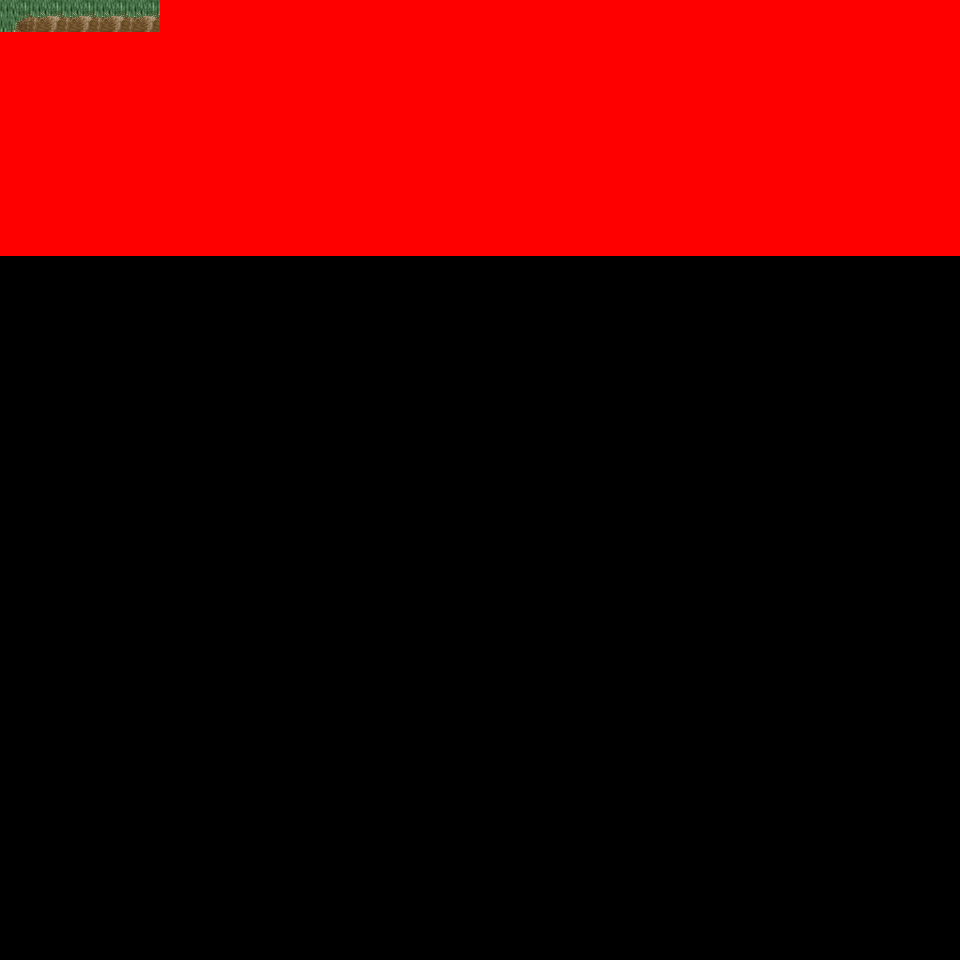

This game map was drawn from its Tiled (.tmx) file and the tilesets committed beside it. A one-line description and the trimmed map source follow:
An orthogonal 30x30 tile map with 32x32 px tiles, 6 tile layers (Ground, Object, Object2, Above, ...), 14 tilesets and 4 objects (4x mapExit).

<map version="1.0" orientation="orthogonal" renderorder="right-down" width="30" height="30" tilewidth="32" tileheight="32" nextobjectid="5">
  <tileset firstgid="1" name="tileset_logic_collision" tilewidth="32" tileheight="32" tilecount="1" columns="1">
    <image source="../drawable/tileset_logic_collision.png" width="32" height="32" />
  </tileset>
  <tileset firstgid="2" name="tileset_ground_ground" tilewidth="32" tileheight="32" tilecount="33" columns="3">
    <image source="../drawable/tileset_ground_ground.png" width="96" height="352" />
  </tileset>
  <tileset firstgid="35" name="tileset_ground_ridge_earth_pale" tilewidth="32" tileheight="32" tilecount="96" columns="12">
    <image source="../drawable/tileset_ground_ridge_earth_pale.png" width="384" height="256" />
  </tileset>
  <tileset firstgid="131" name="tileset_ground_ridge_earth_dark" tilewidth="32" tileheight="32" tilecount="96" columns="12">
    <image source="../drawable/tileset_ground_ridge_earth_dark.png" width="384" height="256" />
  </tileset>
  <tileset firstgid="227" name="tileset_terrain_desert" tilewidth="32" tileheight="32" tilecount="88" columns="8">
    <image source="../drawable/tileset_terrain_desert.png" width="256" height="352" />
  </tileset>
  <tileset firstgid="315" name="tileset_plant_tree_tree_darkgreen" tilewidth="32" tileheight="32" tilecount="88" columns="8">
    <image source="../drawable/tileset_plant_tree_tree_darkgreen.png" width="256" height="352" />
  </tileset>
  <tileset firstgid="403" name="tileset_building_tan_building" tilewidth="32" tileheight="32" tilecount="24" columns="4">
    <image source="../drawable/tileset_building_tan_building.png" width="128" height="192" />
  </tileset>
  <tileset firstgid="427" name="tileset_plant_cactus_2" tilewidth="32" tileheight="32" tilecount="10" columns="5">
    <image source="../drawable/tileset_plant_cactus_2.png" width="160" height="64" />
  </tileset>
  <tileset firstgid="437" name="tileset_ground_sand_2" tilewidth="32" tileheight="32" tilecount="15" columns="5">
    <image source="../drawable/tileset_ground_sand_2.png" width="160" height="96" />
  </tileset>
  <tileset firstgid="452" name="tileset_object_stone_well" tilewidth="32" tileheight="32" tilecount="6" columns="2">
    <image source="../drawable/tileset_object_stone_well.png" width="64" height="96" />
  </tileset>
  <tileset firstgid="458" name="tileset_plant_tree_banana_tree" tilewidth="32" tileheight="32" tilecount="40" columns="4">
    <image source="../drawable/tileset_plant_tree_banana_tree.png" width="128" height="320" />
  </tileset>
  <tileset firstgid="498" name="tileset_ground_sand_edges" tilewidth="32" tileheight="32" tilecount="15" columns="5">
    <image source="../drawable/tileset_ground_sand_edges.png" width="160" height="96" />
  </tileset>
  <tileset firstgid="513" name="tileset_building_window_window_centered" tilewidth="32" tileheight="32" tilecount="1" columns="1">
    <image source="../drawable/tileset_building_window_window_centered.png" width="32" height="32" />
  </tileset>
  <tileset firstgid="514" name="tileset_building_door_closed" tilewidth="32" tileheight="32" tilecount="1" columns="1">
    <image source="../drawable/tileset_building_door_closed.png" width="32" height="32" />
  </tileset>
  <layer name="Ground" width="30" height="30">
    <data>[900 cells, 240 non-empty, 2 distinct tile ids]</data>
  </layer>
  <layer name="Object" width="30" height="30">
    <data>[900 cells, 79 non-empty, 15 distinct tile ids]</data>
  </layer>
  <layer name="Object2" width="30" height="30">
    <data>[900 cells, 0 non-empty, 0 distinct tile ids]</data>
  </layer>
  <layer name="Above" width="30" height="30">
    <data>[900 cells, 120 non-empty, 22 distinct tile ids]</data>
  </layer>
  <layer name="Above2" width="30" height="30">
    <data>[900 cells, 0 non-empty, 0 distinct tile ids]</data>
  </layer>
  <layer name="Walkable" width="30" height="30">
    <data>[900 cells, 235 non-empty, 1 distinct tile ids]</data>
  </layer>
  <objectgroup name="MapEvents">
    <object id="1" name="north" type="mapExit" x="0" y="0" width="160" height="32">
      <properties>
        <property name="map" value="level_0_x2_y148" />
        <property name="x" value="0" />
        <property name="y" value="28" />
      </properties>
    </object>
    <object id="2" name="west" type="mapExit" x="0" y="0" width="32" height="32">
      <properties>
        <property name="map" value="level_0_x1_y149" />
        <property name="x" value="28" />
        <property name="y" value="0" />
      </properties>
    </object>
    <object id="3" name="west2" type="mapExit" x="0" y="256" width="32" height="704">
      <properties>
        <property name="map" value="level_0_x1_y149" />
        <property name="x" value="28" />
        <property name="y" value="8" />
      </properties>
    </object>
    <object id="4" name="east" type="mapExit" x="928" y="256" width="32" height="704">
      <properties>
        <property name="map" value="level_0_x3_y149" />
        <property name="x" value="1" />
        <property name="y" value="8" />
      </properties>
    </object>
  </objectgroup>
</map>
